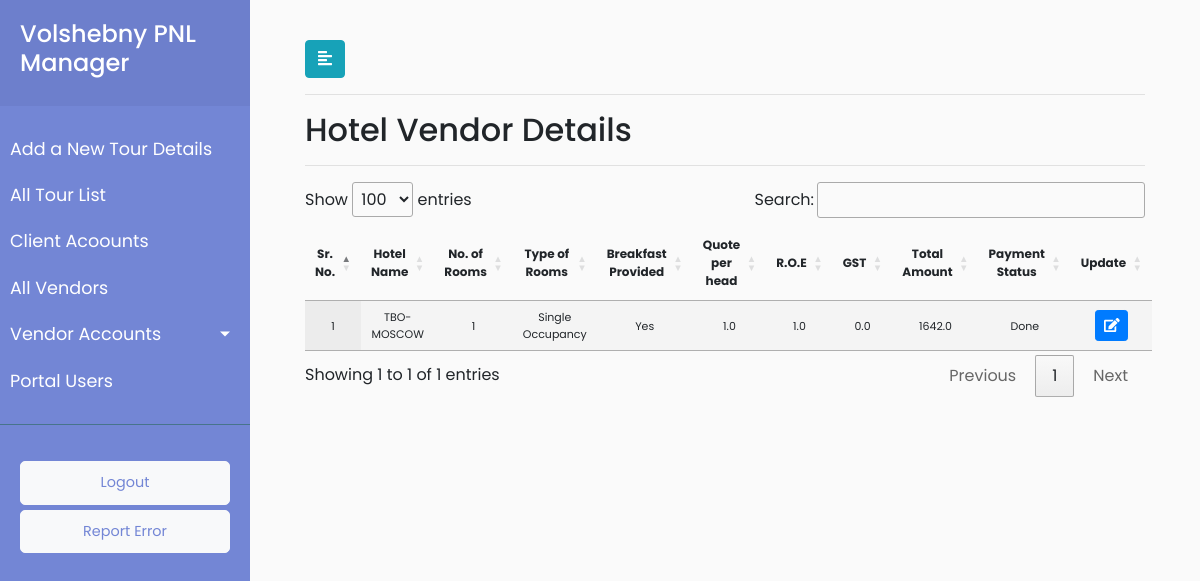
The app's page /vendor/details/hotel/22/Done/ (signed in) with its own data.
### payment/models.py (models this page shows, shortened)
class Service(models.Model):
        payment_status=(('Pending','Pending'),('Done','Done'))
        service_vendor_id = models.ForeignKey(Vendor, on_delete = models.CASCADE,default="2")
        service_number_of_passengers =  models.CharField(max_length=920,blank=True)
        service_quote_per_head = models.FloatField(blank=True)
        service_roe = models.FloatField(blank=True)
        service_gst = models.FloatField(blank=True)
        service_total_amount =  models.FloatField(default=0.0,blank=True)
        service_payment_method = models.CharField(max_length=920,default="")
        service_vendor_payment_status = models.CharField(choices=payment_status,max_length=920,default="Pending")
        objects = InheritanceManager()
        service_id = models.ForeignKey(Groupdescription, on_delete = models.CASCADE,default="11")

class HotelQuatation(Service):
        service_type = models.CharField(max_length=920,default="Hotel Quatation Service")
        TYPE_OF_ROOM=(('Single Occupancy','Single Occupancy'),
                       ('Double Occupancy','Double Occupancy'),
                        ('Triple Occupancy','Triple Occupancy'))
        BREAKFAST_PROVIDES=(('Yes','Yes'),
                              ('No','No'))
        hotelquatation_hotel_name = models.CharField(max_length=920)
        hotelquatation_number_of_rooms = models.IntegerField()
        hotelquatation_type_of_room = models.CharField(choices=TYPE_OF_ROOM,max_length=920,default="Single Occupancy")
        hotelquatation_breakfast_provided = models.CharField(choices=BREAKFAST_PROVIDES,max_length=920,default="Yes")
        hotelquatation_check_in_datetime = models.DateTimeField(default=timezone.now)
        hotelquatation_check_out_datetime = models.DateTimeField(default=timezone.now)
        class Meta:
                verbose_name_plural = "Hotel Quatation"
                verbose_name = "Hotel"

class Service(models.Model):
        payment_status=(('Pending','Pending'),('Done','Done'))
        service_vendor_id = models.ForeignKey(Vendor, on_delete = models.CASCADE,default="2")
        service_number_of_passengers =  models.CharField(max_length=920,blank=True)
        service_quote_per_head = models.FloatField(blank=True)
        service_roe = models.FloatField(blank=True)
        service_gst = models.FloatField(blank=True)
        service_total_amount =  models.FloatField(default=0.0,blank=True)
        service_payment_method = models.CharField(max_length=920,default="")
        service_vendor_payment_status = models.CharField(choices=payment_status,max_length=920,default="Pending")
        objects = InheritanceManager()
        service_id = models.ForeignKey(Groupdescription, on_delete = models.CASCADE,default="11")

### payment/views.py (the view)
# urls.py: re_path(r'^vendor/details/hotel/(?P<vendor_id>[\w\-\s\(\)]+)/(?P<payment_status>\w+)/$',views.vendor_accounts_hotel_quatation_details,name='vendor_accounts_hotel_quatation_details'),
@login_required(login_url='/user_login')
def vendor_accounts_hotel_quatation_details(request,vendor_id,payment_status):
    userrole = request.user.user_role
    vendor_pending = HotelQuatation.objects.filter(service_vendor_id=vendor_id,service_vendor_payment_status=payment_status).all()
    data = {"userrole":userrole, "hotels": vendor_pending }
    return render(request, 'payment/vendor_accounts_hotel_quatation_details.html',data)

### payment/templates/payment/vendor_accounts_hotel_quatation_details.html (shortened to what this page needs)
{% extends 'payment/base.html' %}
{% load static %}
{% block stylesheets %}
<link rel="stylesheet" href="//cdn.datatables.net/1.10.19/css/jquery.dataTables.min.css">
{% endblock stylesheets %}
{% block content %}
<div id="content">
	<div class="container-fluid">
		<button type="button" id="sidebarCollapse" class="btn btn-info">
			<i class="fas fa-align-left"></i>
		</button>
          <hr>
               <h2>Hotel Vendor Details</h2>
                <hr>
                         <div>
                       {% if hotels %}
                       <table id="test_table" class="display" style="width:100%; text-align: center">
                       <thead style="font-size:12px">
                                <tr>
                                    <th class="text-center" scope="col">Sr. No.</th>
                                    <th class="text-center" scope="col">Hotel Name</th>
                                    <th class="text-center" scope="col">No. of Rooms</th>
                                    <th class="text-center" scope="col">Type of Rooms</th>
                                    <th class="text-center" scope="col">Breakfast Provided</th>
                                      <th class="text-center" scope="col">Quote per head</th>
                                     <th class="text-center" scope="col">R.O.E</th>
                                     <th class="text-center" scope="col">GST</th>
                                     <th class="text-center" scope="col">Total Amount</th>
                                      <th class="text-center" scope="col">Payment Status</th>
                                    <th class="text-center" scope="col">Update</th>
                                </tr>
                            </thead>
                            <tbody style="font-size:11px">
                            {% for hotel in hotels %}
                                <tr>
                                    <td class="text-center" scope="row" >{{ forloop.counter }}</td>
                                   <td class="text-center">{{ hotel.hotelquatation_hotel_name }}</td>
                                    <td class="text-center">{{ hotel.hotelquatation_number_of_rooms }}</td>
                                    <td class="text-center">{{ hotel.hotelquatation_type_of_room }}</td>
                                    <td class="text-center">{{ hotel.hotelquatation_breakfast_provided }}</td>
                                    <td class="text-center">{{ hotel.service_quote_per_head }}</td>
                                    <td class="text-center">{{ hotel.service_roe }}</td>
                                    <td class="text-center">{{ hotel.service_gst }}</td>
                                    <td class="text-center">{{ hotel.service_total_amount }}</td>
                                    <td class="text-center">{{ hotel.service_vendor_payment_status }}</td>
                                    <td>
                            <button type="button" class="update_hotel btn btn-sm btn-primary" data-id="{% url 'payment:vendor_hotel_detail_update' hotel.pk %}">
                                <span class="fa fa-edit"></span>
                            </button>
                        </td>
                                </tr>
                                {% endfor %}
                            </tbody>
                             </table>
                             {% else %}
			<p class="no-leads text-primary">No entry added yet.</p>
			{% endif %}
                </div>
            </div>
            </div>
{% endblock %}

### payment/static/payment/style.css (style rules this page uses)
body { font-family: 'Poppins', sans-serif; background: #fafafa; }
#content { width: calc(100% - 250px); padding: 40px; min-height: 100vh; transition: all 0.3s; position: absolute; top: 0; right: 0; }

### records on screen
HotelQuatation: hotelquatation_hotel_name "TBO-MOSCOW", hotelquatation_number_of_rooms "1", hotelquatation_type_of_room "Single Occupancy", hotelquatation_breakfast_provided "Yes", service_quote_per_head "1.0", service_roe "1.0", service_gst "0.0", service_total_amount "1642.0", service_vendor_payment_status "Done"
